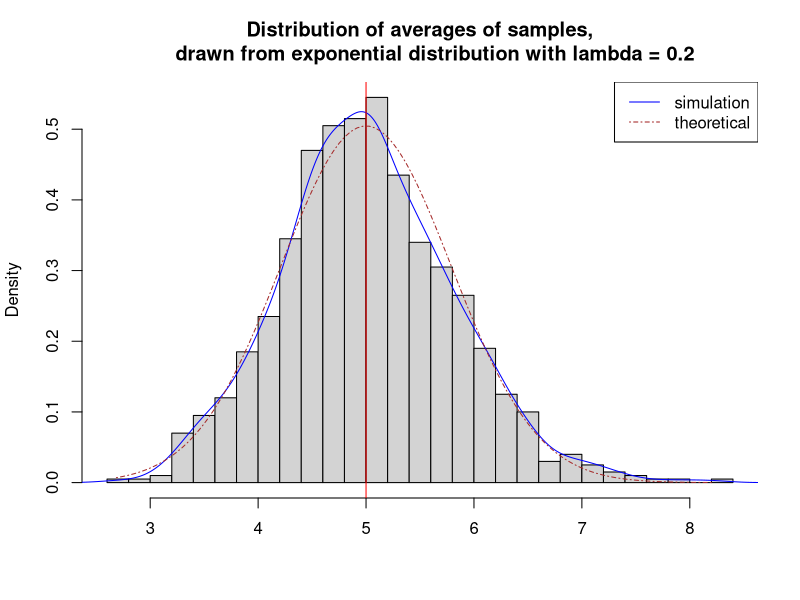
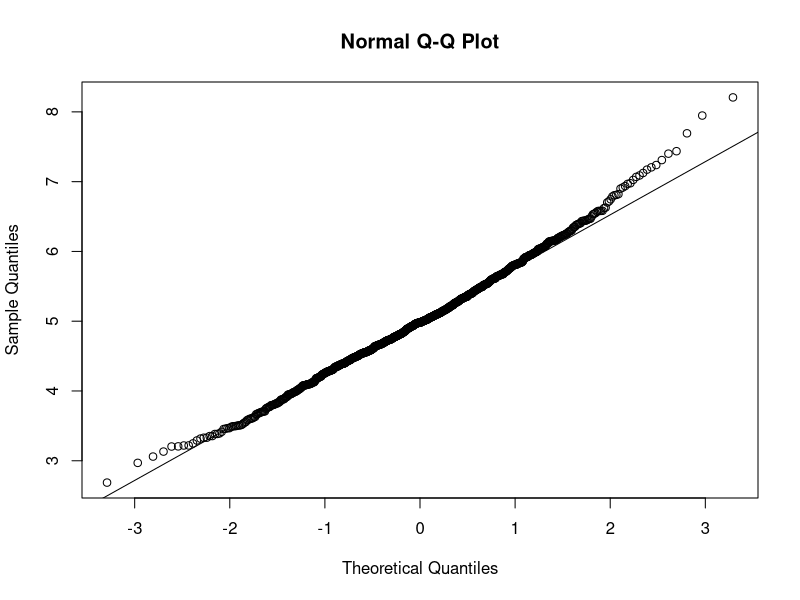
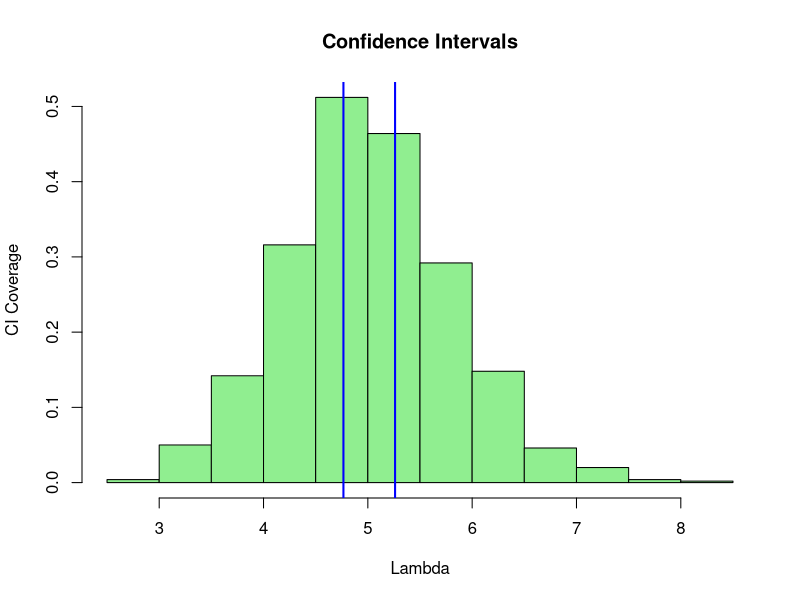

Generate these figures, in order, with R:
## ---- chunk 1
lambda <- 0.2
n <- 40
n_sims <- 1000
means <- data.frame(x = sapply(n_sims, function(x) {mean(rexp(n, lambda))}))
sim <- matrix(rexp(n_sims * n, rate = lambda), n_sims, n)
row_means <- rowMeans(sim)
## ---- chunk 2
# Plotting the histogram of averages
hist(row_means, breaks = 20, prob = TRUE,
     main = "Distribution of averages of samples,
     drawn from exponential distribution with lambda = 0.2",
     xlab = "")

# Density of the averages of samples
lines(density(row_means), pch = 20, col = "blue", lty = 1)

# Theoretical center of distribution
abline(v = 1 / lambda, col = "red")

# Theoretical density of the averages of samples
x_theo_fit <- seq(min(row_means), max(row_means), length = 100)

y_theo_fit <- dnorm(x_theo_fit, mean = 1 / lambda, sd = (1 / lambda / sqrt(n)))

lines(x_theo_fit, y_theo_fit, pch = 35, col = "brown", lty = 10)

legend('topright', c("simulation", "theoretical"), lty = c(1,10), col = c("blue", "brown"))
## ---- chunk 3
qqnorm(row_means); qqline(row_means)
## ---- chunk 4
means_exp <- apply(sim, 1, mean)
CI_coverage <- round(mean(means_exp) + c(-1, 1) * 1.96 * (sd(means_exp) / sqrt(40)), 3)
CI_coverage
## ---- chunk 5
#Plotting the results
hist(means_exp, breaks=10, prob = TRUE, col = "lightgreen", main = "Confidence Intervals", xlab = "Lambda", ylab = "CI Coverage")
     
    abline(v = CI_coverage, col= "blue", lwd = 2)

